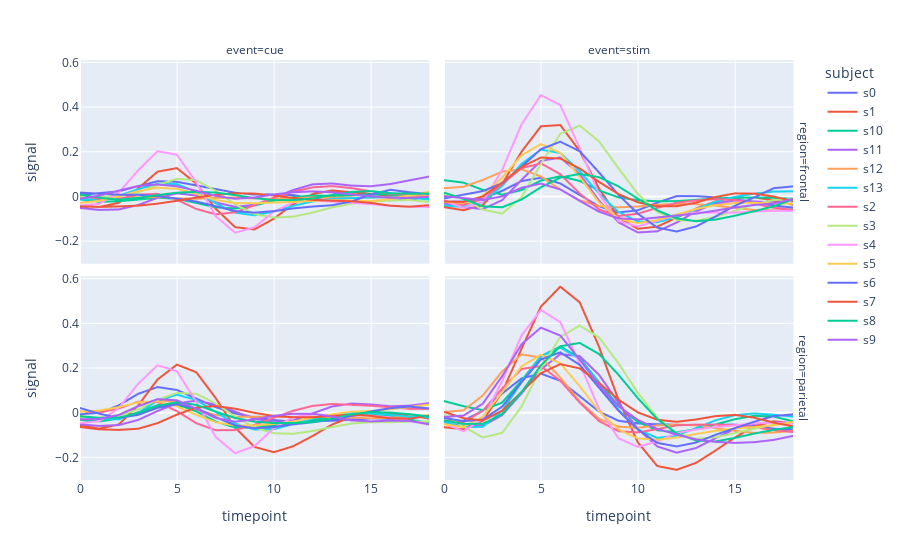

Here is the notebook cell this chart was saved with:
### Code cell
px.line(fmri, x="timepoint", y="signal", facet_row="region", facet_col="event", color="subject",
        hover_name="subject")
